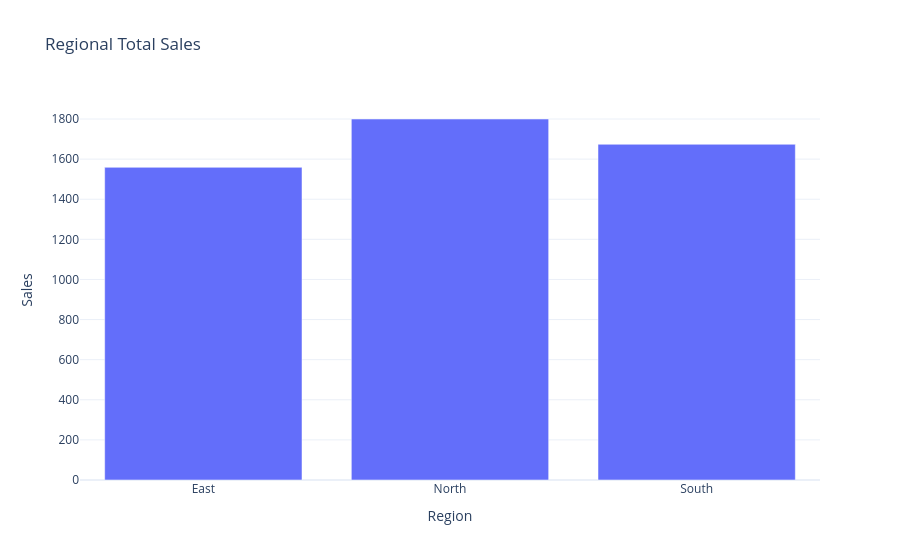

The notebook cell saved with this chart:
### Code cell
fig = px.bar(
    data_frame = regional_sales,
    x="region",
    y="sales",
    title="Regional Total Sales"
)

fig.update_layout(
    xaxis_title="Region",
    yaxis_title="Sales"
)

fig.show()

### Figure 1 — Plotly figure (JSON) as saved in the notebook; plotly's stock layout.template omitted (floating-point values rounded to 4 significant figures)
{"data": [{"hovertemplate": "region=%{x}<br>sales=%{y}<extra></extra>", "legendgroup": "", "marker": {"color": "#636efa", "pattern": {"shape": ""}}, "name": "", "orientation": "v", "showlegend": false, "textposition": "auto", "type": "bar", "x": ["East", "North", "South"], "xaxis": "x", "y": [1559, 1800, 1674], "yaxis": "y"}], "layout": {"barmode": "relative", "legend": {"tracegroupgap": 0}, "title": {"text": "Regional Total Sales"}, "xaxis": {"anchor": "y", "domain": [0, 1], "title": {"text": "Region"}}, "yaxis": {"anchor": "x", "domain": [0, 1], "title": {"text": "Sales"}}}}
